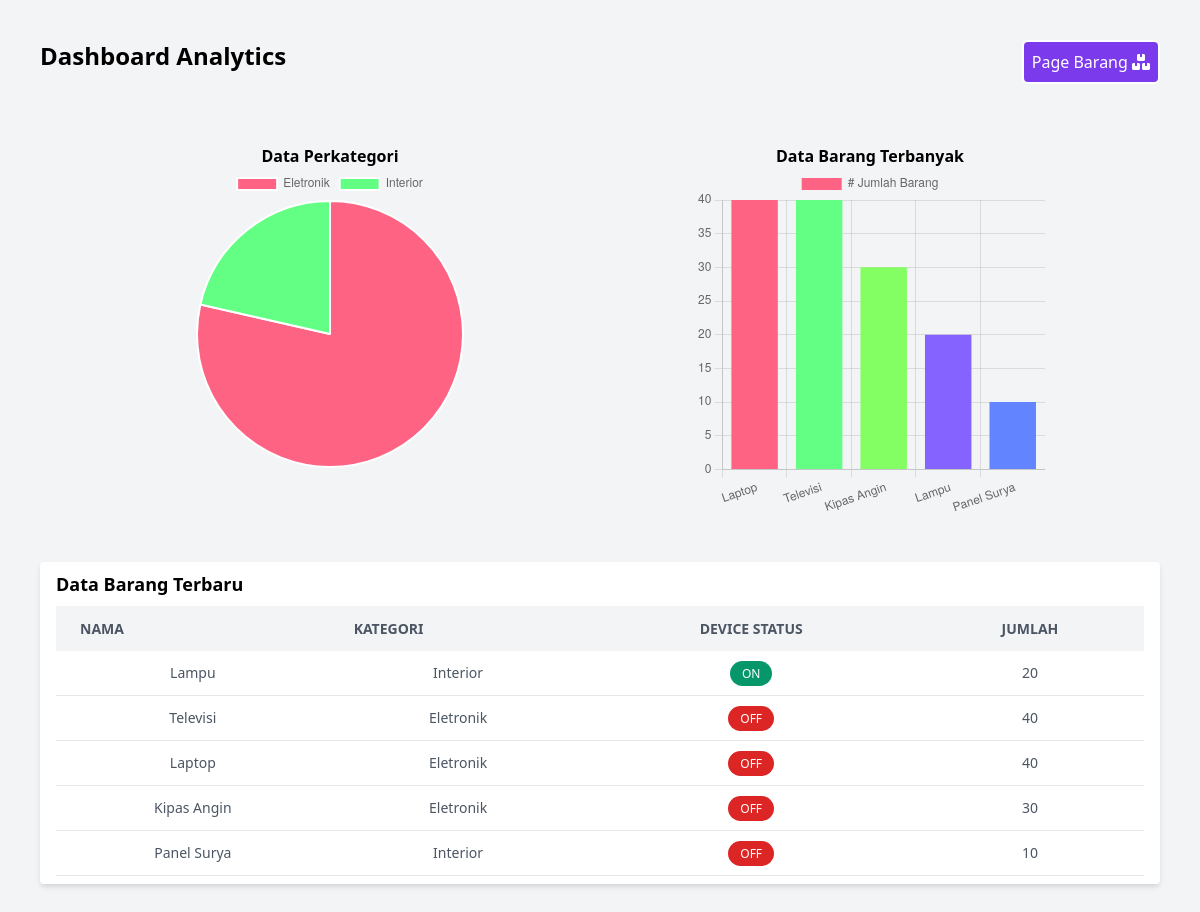
The page / on the database its author committed.
### tables this page shows
CREATE TABLE inventories(
id INTEGER PRIMARY KEY AUTOINCREMENT,
name VARCHAR(255),
category VARCHAR(255),
device_status VARCHAR(10),
jumlah INT(11));

### application/controllers/Dashboard.php (called while the page is built, shortened)
<?php
class Dashboard extends CI_Controller
{
	public function __construct(){
		$this->load->model('InventoryModel');
		$this->model = $this->InventoryModel;
	}
	public function index()
	{
		$categories = $this->model->GroupByCategory();
		$category = $this->model->rows;
		$query_current_data = $this->model->current_limit();
		$current_data = $this->model->rows;
		$query_by_jumlah = $this->model->OrderByJumlah();
		$order_jumlah    = $this->model->rows;
		$data = [
			'categories' 	=> $category,
			'current_data'	=> $current_data,
			'order_jumlah'	=> $order_jumlah
		];
		$this->load->view('dashboard', $data);
	}
}

### index.php (called while the page is built, shortened)
<?php
require_once BASEPATH.'core/CodeIgniter.php';

### application/models/InventoryModel.php (called while the page is built, shortened)
<?php
    class InventoryModel extends CI_Model {
		public function GroupByCategory()
		{
			$sql = "SELECT category,SUM(jumlah) as jumlah FROM inventories GROUP BY category";
			$query = $this->db->query($sql);
			$rows = array();
			foreach($query->result() as $row){
				$rows[] = $row;
			}
		}
		public function OrderByJumlah()
		{
			$sql = "SELECT name,jumlah FROM inventories ORDER BY jumlah DESC LIMIT 5";
			$query = $this->db->query($sql);
			$rows = array();
			foreach($query->result() as $row){
				$rows[] = $row;
			}
			$this->rows = $rows;
		}
		public function current_limit(){
			$sql = "SELECT * FROM inventories ORDER BY id DESC LIMIT 5";
			$query = $this->db->query($sql);
			$rows = array();
			foreach($query->result() as $row){
				$rows[] = $row;
			}
			$this->rows = $rows;
		}
    }
?>

### application/views/dashboard.php (the view, shortened to what this page needs)
<!DOCTYPE html>
<html lang="en">
<head>
	<link href="https://unpkg.com/tailwindcss@^2/dist/tailwind.min.css" rel="stylesheet">
	<link rel="stylesheet" href="https://cdnjs.cloudflare.com/ajax/libs/font-awesome/6.0.0-beta2/css/all.min.css" />
</head>
<body class="bg-blueGray-50">
<div class="overflow-x-auto">
	<?php
		$by_jumlah_name  = "";
		$by_jumlah_count = null;
		$category = "";
		$jumlah   = null;
		foreach ($order_jumlah as $item)
		{
			$by_jumlah_name .= "'$item->name'".",";
			$by_jumlah_count .= "$item->jumlah".",";
		}
		foreach ($categories as $item)
		{
			$category .= "'$item->category'".",";
			$jumlah .= "$item->jumlah".",";
		}
	?>
	<div class="min-w-screen min-h-screen bg-gray-100 bg-gray-100 font-sans overflow-hidden p-10">
		<div class="flex">
			<div class="flex-1">
				<h1 class="text-2xl font-bold">Dashboard Analytics</h1>
			</div>
			<div class="flex-1">
				<a href="<?php echo site_url('/inventory/');?>" class="bg-purple-600 px-2 py-2 rounded-md text-white float-right border-white border-2 hover:bg-purple-700">
					Page Barang <span class="fa fa-boxes"></span>
				</a>
			</div>
		</div>
		<div class="flex mt-10 p-5 justify-center">
			<div class="w-1/2">
				<h3 class="font-bold text-center">Data Perkategori</h3>
				<canvas id="kategoriChart" class="align-center mx-auto"></canvas>
			</div>
			<div class="w-1/2">
				<h3 class="font-bold text-center">Data Barang Terbanyak</h3>
				<canvas id="jumlahChart" height="350" width="350" class="align-center mx-auto"></canvas>
			</div>
		</div>
		<div class="bg-white shadow-md rounded my-6 px-4 py-2">
			<h3 class="font-semibold text-lg">Data Barang Terbaru</h3>
			<table class="min-w-max w-full table-auto mt-2">
				<thead>
				<tr class="bg-gray-100 text-gray-600 uppercase text-sm leading-normal">
					<th class="py-3 px-6 text-left">Nama</th>
					<th class="py-3 px-6 text-left">Kategori</th>
					<th class="py-3 px-6 text-center">Device Status</th>
					<th class="py-3 px-6 text-center">Jumlah</th>
				</tr>
				</thead>
				<tbody class="text-gray-600 text-sm font-light">
				<?php foreach($current_data as $row){ ?>
					<tr class="border-b border-gray-200 hover:bg-gray-100">
						<td class="py-3 px-6 text-center">
							<?= $row->name;?>
						</td>
						<td class="py-3 px-6 text-center">
							<?= $row->category;?>
						</td>
						<td class="py-3 px-6 text-center">
							<?php if($row->device_status == 1){ ?>
								<span class="bg-green-600 text-white py-1 px-3 rounded-full text-xs">ON</span>
							<?php }else{ ?>
								<span class="bg-red-600 text-white py-1 px-3 rounded-full text-xs">OFF</span>
							<?php } ?>
						</td>
						<td class="py-3 px-6 text-center">
							<?= $row->jumlah;?>
						</td>
					</tr>
				<?php } ?>
				</tbody>
			</table>
		</div>
	</div>
</div>
<script>
	var kategoriCanvas = document.getElementById("kategoriChart");
	var byJumlahCanvas = document.getElementById("jumlahChart");
	var oilData = {
		labels: [
			<?= $category ?>
		],
		datasets: [
			{
				data: [<?= $jumlah ?>],
				backgroundColor: [
					"#FF6384",
					"#63FF84",
					"#84FF63",
					"#8463FF",
					"#6384FF"
				]
			}],
	};
	var pieChart = new Chart(kategoriCanvas, {
		type: 'pie',
		data: oilData,
		options: {
			responsive: false,
			maintainAspectRatio: false
		}
	});
	var byJumlahData = {
		labels: [
			<?= $by_jumlah_name ?>
		],
		datasets: [
			{
				label: '# Jumlah Barang',
				data: [<?= $by_jumlah_count ?>],
				backgroundColor: [
					"#FF6384",
					"#63FF84",
					"#84FF63",
					"#8463FF",
					"#6384FF"
				]
			}],
	}
	var barChart = new Chart(byJumlahCanvas, {
		type: 'bar',
		data: byJumlahData,
		options: {
			responsive: false,
			maintainAspectRatio: false
		}
	});
</script>
</body>
</html>

### rows shown on the page
inventories: name "Lampu", category "Interior", device_status "ON", jumlah "20"
inventories: name "Televisi", category "Eletronik", device_status "OFF", jumlah "40"
inventories: name "Laptop", category "Eletronik", device_status "OFF", jumlah "40"
inventories: name "Kipas Angin", category "Eletronik", device_status "OFF", jumlah "30"
inventories: name "Panel Surya", category "Interior", device_status "OFF", jumlah "10"

### other values the page prints
chart data {{ $category }} 'Eletronik','Interior',
chart data {{ $jumlah }} 110,30,
chart data {{ $by_jumlah_name }} 'Laptop','Televisi','Kipas Angin','Lampu','Panel Surya',
chart data {{ $by_jumlah_count }} 40,40,30,20,10,
